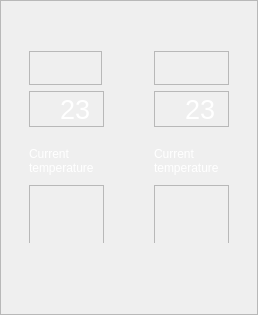
          <widget class="QFrame" name="map_center">
           <property name="sizePolicy">
            <sizepolicy hsizetype="Expanding" vsizetype="Expanding">
             <horstretch>9</horstretch>
             <verstretch>9</verstretch>
            </sizepolicy>
           </property>
           <property name="minimumSize">
            <size>
             <width>0</width>
             <height>247</height>
            </size>
           </property>
           <property name="frameShape">
            <enum>QFrame::StyledPanel</enum>
           </property>
           <property name="frameShadow">
            <enum>QFrame::Raised</enum>
           </property>
           <layout class="QHBoxLayout" name="horizontalLayout_2">
            <property name="leftMargin">
             <number>2</number>
            </property>
            <property name="topMargin">
             <number>2</number>
            </property>
            <property name="rightMargin">
             <number>2</number>
            </property>
            <property name="bottomMargin">
             <number>2</number>
            </property>
            <item>
             <widget class="QFrame" name="frame">
              <property name="sizePolicy">
               <sizepolicy hsizetype="Expanding" vsizetype="Expanding">
                <horstretch>7</horstretch>
                <verstretch>7</verstretch>
               </sizepolicy>
              </property>
              <property name="frameShape">
               <enum>QFrame::StyledPanel</enum>
              </property>
              <property name="frameShadow">
               <enum>QFrame::Raised</enum>
              </property>
             </widget>
            </item>
            <item>
             <widget class="QFrame" name="map_center_1">
              <property name="sizePolicy">
               <sizepolicy hsizetype="Expanding" vsizetype="Expanding">
                <horstretch>11</horstretch>
                <verstretch>9</verstretch>
               </sizepolicy>
              </property>
              <property name="minimumSize">
               <size>
                <width>0</width>
                <height>0</height>
               </size>
              </property>
              <property name="styleSheet">
               <string notr="true">#map_center_1{
	background-color: transparent;
	
	
	
	
	
	image: url(:/images/rak-01.svg);
	
	
	background-repeat: none;
}</string>
              </property>
              <property name="frameShape">
               <enum>QFrame::StyledPanel</enum>
              </property>
              <property name="frameShadow">
               <enum>QFrame::Raised</enum>
              </property>
             </widget>
            </item>
            <item>
             <widget class="QFrame" name="map_center_2">
              <property name="sizePolicy">
               <sizepolicy hsizetype="Expanding" vsizetype="Expanding">
                <horstretch>11</horstretch>
                <verstretch>9</verstretch>
               </sizepolicy>
              </property>
              <property name="minimumSize">
               <size>
                <width>99</width>
                <height>222</height>
               </size>
              </property>
              <property name="styleSheet">
               <string notr="true">#map_center_2{
	background-color: transparent;
	
	
	
	
	
	image: url(:/images/rak-01.svg);
	
	
	background-repeat: none;
}</string>
              </property>
              <property name="frameShape">
               <enum>QFrame::StyledPanel</enum>
              </property>
              <property name="frameShadow">
               <enum>QFrame::Raised</enum>
              </property>
              <layout class="QVBoxLayout" name="verticalLayout_5">
               <property name="leftMargin">
                <number>0</number>
               </property>
               <property name="topMargin">
                <number>0</number>
               </property>
               <property name="rightMargin">
                <number>0</number>
               </property>
               <property name="bottomMargin">
                <number>0</number>
               </property>
               <item>
                <widget class="QFrame" name="frame_2">
                 <property name="sizePolicy">
                  <sizepolicy hsizetype="Expanding" vsizetype="Expanding">
                   <horstretch>11</horstretch>
                   <verstretch>9</verstretch>
                  </sizepolicy>
                 </property>
                 <property name="styleSheet">
                  <string notr="true">#frame_2{
	background-color: transparent;
	border:none;
}</string>
                 </property>
                 <property name="frameShape">
                  <enum>QFrame::StyledPanel</enum>
                 </property>
                 <property name="frameShadow">
                  <enum>QFrame::Raised</enum>
                 </property>
                 <layout class="QVBoxLayout" name="verticalLayout_6">
                  <property name="leftMargin">
                   <number>12</number>
                  </property>
                  <property name="topMargin">
                   <number>47</number>
                  </property>
                  <property name="rightMargin">
                   <number>12</number>
                  </property>
                  <property name="bottomMargin">
                   <number>68</number>
                  </property>
                  <item>
                   <widget class="QFrame" name="frame_15">
                    <property name="sizePolicy">
                     <sizepolicy hsizetype="Expanding" vsizetype="Expanding">
                      <horstretch>11</horstretch>
                      <verstretch>2</verstretch>
                     </sizepolicy>
                    </property>
                    <property name="styleSheet">
                     <string notr="true">#frame_15{
	
	background-color: none;

}</string>
                    </property>
                    <property name="frameShape">
                     <enum>QFrame::StyledPanel</enum>
                    </property>
                    <property name="frameShadow">
                     <enum>QFrame::Raised</enum>
                    </property>
                   </widget>
                  </item>
                  <item alignment="Qt::AlignVCenter">
                   <widget class="QFrame" name="frame_3">
                    <property name="sizePolicy">
                     <sizepolicy hsizetype="Expanding" vsizetype="Expanding">
                      <horstretch>11</horstretch>
                      <verstretch>9</verstretch>
                     </sizepolicy>
                    </property>
                    <property name="minimumSize">
                     <size>
                      <width>75</width>
                      <height>117</height>
                     </size>
                    </property>
                    <property name="styleSheet">
                     <string notr="true">#frame_3{

	background-color: transparent;
	border:none;
}</string>
                    </property>
                    <property name="frameShape">
                     <enum>QFrame::StyledPanel</enum>
                    </property>
                    <property name="frameShadow">
                     <enum>QFrame::Raised</enum>
                    </property>
                    <layout class="QVBoxLayout" name="verticalLayout_9">
                     <property name="leftMargin">
                      <number>0</number>
                     </property>
                     <property name="topMargin">
                      <number>0</number>
                     </property>
                     <property name="rightMargin">
                      <number>0</number>
                     </property>
                     <property name="bottomMargin">
                      <number>0</number>
                     </property>
                     <item>
                      <widget class="QFrame" name="frame_11">
                       <property name="sizePolicy">
                        <sizepolicy hsizetype="Expanding" vsizetype="Expanding">
                         <horstretch>11</horstretch>
                         <verstretch>9</verstretch>
                        </sizepolicy>
                       </property>
                       <property name="styleSheet">
                        <string notr="true">#frame_11{
background-color: none;


}</string>
                       </property>
                       <property name="frameShape">
                        <enum>QFrame::StyledPanel</enum>
                       </property>
                       <property name="frameShadow">
                        <enum>QFrame::Raised</enum>
                       </property>
                       <layout class="QHBoxLayout" name="horizontalLayout_13">
                        <property name="leftMargin">
                         <number>0</number>
                        </property>
                        <property name="topMargin">
                         <number>0</number>
                        </property>
                        <property name="rightMargin">
                         <number>0</number>
                        </property>
                        <property name="bottomMargin">
                         <number>0</number>
                        </property>
                        <item>
                         <widget class="QLabel" name="temp_image_down_5">
                          <property name="sizePolicy">
                           <sizepolicy hsizetype="Expanding" vsizetype="Expanding">
                            <horstretch>9</horstretch>
                            <verstretch>9</verstretch>
                           </sizepolicy>
                          </property>
                          <property name="minimumSize">
                           <size>
                            <width>10</width>
                            <height>30</height>
                           </size>
                          </property>
                          <property name="styleSheet">
                           <string notr="true">#temp_image_down_5{
background-color: none;
	image: url(:/images/phptps/temp red-02-02.svg);
}</string>
                          </property>
                          <property name="text">
                           <string/>
                          </property>
                         </widget>
                        </item>
                        <item>
                         <widget class="QLabel" name="temp_down_5">
                          <property name="sizePolicy">
                           <sizepolicy hsizetype="Expanding" vsizetype="Expanding">
                            <horstretch>9</horstretch>
                            <verstretch>9</verstretch>
                           </sizepolicy>
                          </property>
                          <property name="minimumSize">
                           <size>
                            <width>43</width>
                            <height>34</height>
                           </size>
                          </property>
                          <property name="font">
                           <font>
                            <pointsize>20</pointsize>
                            <weight>50</weight>
                            <bold>false</bold>
                           </font>
                          </property>
                          <property name="styleSheet">
                           <string notr="true">#temp_down_5{
background-color: none;
	 color: white;
}</string>
                          </property>
                          <property name="text">
                           <string>23</string>
                          </property>
                          <property name="textFormat">
                           <enum>Qt::PlainText</enum>
                          </property>
                          <property name="wordWrap">
                           <bool>false</bool>
                          </property>
                          <property name="margin">
                           <number>0</number>
                          </property>
                          <property name="openExternalLinks">
                           <bool>false</bool>
                          </property>
                         </widget>
                        </item>
                       </layout>
                      </widget>
                     </item>
                     <item>
                      <widget class="QLabel" name="label_2">
                       <property name="sizePolicy">
                        <sizepolicy hsizetype="Expanding" vsizetype="Expanding">
                         <horstretch>11</horstretch>
                         <verstretch>11</verstretch>
                        </sizepolicy>
                       </property>
                       <property name="minimumSize">
                        <size>
                         <width>69</width>
                         <height>3</height>
                        </size>
                       </property>
                       <property name="styleSheet">
                        <string notr="true">#label_2{
	
	image: url(:/images/phptps/line kutah-02-02.svg);
	background-color: none;


}</string>
                       </property>
                       <property name="text">
                        <string/>
                       </property>
                      </widget>
                     </item>
                     <item alignment="Qt::AlignHCenter|Qt::AlignVCenter">
                      <widget class="QLabel" name="label_3">
                       <property name="sizePolicy">
                        <sizepolicy hsizetype="Expanding" vsizetype="Expanding">
                         <horstretch>11</horstretch>
                         <verstretch>9</verstretch>
                        </sizepolicy>
                       </property>
                       <property name="minimumSize">
                        <size>
                         <width>76</width>
                         <height>37</height>
                        </size>
                       </property>
                       <property name="font">
                        <font>
                         <pointsize>9</pointsize>
                        </font>
                       </property>
                       <property name="styleSheet">
                        <string notr="true">#label_3{
background-color:none;
	color: rgb(255, 255, 255);

}</string>
                       </property>
                       <property name="text">
                        <string>Current 
temperature</string>
                       </property>
                      </widget>
                     </item>
                     <item>
                      <widget class="QFrame" name="frame_18">
                       <property name="sizePolicy">
                        <sizepolicy hsizetype="Expanding" vsizetype="Expanding">
                         <horstretch>11</horstretch>
                         <verstretch>9</verstretch>
                        </sizepolicy>
                       </property>
                       <property name="minimumSize">
                        <size>
                         <width>0</width>
                         <height>81</height>
                        </size>
                       </property>
                       <property name="styleSheet">
                        <string notr="true">#frame_18{
	
	background-color: none;


}</string>
                       </property>
                       <property name="frameShape">
                        <enum>QFrame::StyledPanel</enum>
                       </property>
                       <property name="frameShadow">
                        <enum>QFrame::Raised</enum>
                       </property>
                      </widget>
                     </item>
                    </layout>
                   </widget>
                  </item>
                 </layout>
                </widget>
               </item>
              </layout>
             </widget>
            </item>
            <item>
             <widget class="QFrame" name="map_center_3">
              <property name="sizePolicy">
               <sizepolicy hsizetype="Expanding" vsizetype="Expanding">
                <horstretch>11</horstretch>
                <verstretch>9</verstretch>
               </sizepolicy>
              </property>
              <property name="minimumSize">
               <size>
                <width>0</width>
                <height>0</height>
               </size>
              </property>
              <property name="styleSheet">
               <string notr="true">#map_center_3{
	background-color: transparent;
	
	
	
	
	
	image: url(:/images/rak-01.svg);
	
	
	background-repeat: none;
}</string>
              </property>
              <property name="frameShape">
               <enum>QFrame::StyledPanel</enum>
              </property>
              <property name="frameShadow">
               <enum>QFrame::Raised</enum>
              </property>
             </widget>
            </item>
            <item>
             <widget class="QFrame" name="map_center_4">
              <property name="sizePolicy">
               <sizepolicy hsizetype="Expanding" vsizetype="Expanding">
                <horstretch>11</horstretch>
                <verstretch>9</verstretch>
               </sizepolicy>
              </property>
              <property name="styleSheet">
               <string notr="true">#map_center_4{
	background-color: transparent;
	
	
	
	
	
	image: url(:/images/rak-01.svg);
	
	
	background-repeat: none;
}</string>
              </property>
              <property name="frameShape">
               <enum>QFrame::StyledPanel</enum>
              </property>
              <property name="frameShadow">
               <enum>QFrame::Raised</enum>
              </property>
             </widget>
            </item>
            <item>
             <widget class="QFrame" name="map_center_5">
              <property name="sizePolicy">
               <sizepolicy hsizetype="Expanding" vsizetype="Expanding">
                <horstretch>11</horstretch>
                <verstretch>9</verstretch>
               </sizepolicy>
              </property>
              <property name="styleSheet">
               <string notr="true">#map_center_5{
	background-color: transparent;
	
	
	
	
	
	image: url(:/images/rak-01.svg);
	
	
	background-repeat: none;
}</string>
              </property>
              <property name="frameShape">
               <enum>QFrame::StyledPanel</enum>
              </property>
              <property name="frameShadow">
               <enum>QFrame::Raised</enum>
              </property>
             </widget>
            </item>
            <item>
             <widget class="QFrame" name="map_center_6">
              <property name="sizePolicy">
               <sizepolicy hsizetype="Expanding" vsizetype="Expanding">
                <horstretch>11</horstretch>
                <verstretch>9</verstretch>
               </sizepolicy>
              </property>
              <property name="minimumSize">
               <size>
                <width>0</width>
                <height>0</height>
               </size>
              </property>
              <property name="styleSheet">
               <string notr="true">#map_center_6{
	background-color: transparent;
	
	
	
	
	
	image: url(:/images/rak-01.svg);
	
	
	background-repeat: none;
}</string>
              </property>
              <property name="frameShape">
               <enum>QFrame::StyledPanel</enum>
              </property>
              <property name="frameShadow">
               <enum>QFrame::Raised</enum>
              </property>
              <layout class="QVBoxLayout" name="verticalLayout_12">
               <property name="leftMargin">
                <number>0</number>
               </property>
               <property name="topMargin">
                <number>0</number>
               </property>
               <property name="rightMargin">
                <number>0</number>
               </property>
               <property name="bottomMargin">
                <number>0</number>
               </property>
               <item>
                <widget class="QFrame" name="frame_17">
                 <property name="sizePolicy">
                  <sizepolicy hsizetype="Expanding" vsizetype="Expanding">
                   <horstretch>11</horstretch>
                   <verstretch>9</verstretch>
                  </sizepolicy>
                 </property>
                 <property name="styleSheet">
                  <string notr="true">#frame_17{
	background-color: transparent;
	border:none;
}</string>
                 </property>
                 <property name="frameShape">
                  <enum>QFrame::StyledPanel</enum>
                 </property>
                 <property name="frameShadow">
                  <enum>QFrame::Raised</enum>
                 </property>
                 <layout class="QVBoxLayout" name="verticalLayout_10">
                  <property name="leftMargin">
                   <number>12</number>
                  </property>
                  <property name="topMargin">
                   <number>47</number>
                  </property>
                  <property name="rightMargin">
                   <number>12</number>
                  </property>
                  <property name="bottomMargin">
                   <number>68</number>
                  </property>
                  <item>
                   <widget class="QFrame" name="frame_19">
                    <property name="sizePolicy">
                     <sizepolicy hsizetype="Expanding" vsizetype="Expanding">
                      <horstretch>11</horstretch>
                      <verstretch>2</verstretch>
                     </sizepolicy>
                    </property>
                    <property name="styleSheet">
                     <string notr="true">#frame_19{
	
	background-color: none;

}</string>
                    </property>
                    <property name="frameShape">
                     <enum>QFrame::StyledPanel</enum>
                    </property>
                    <property name="frameShadow">
                     <enum>QFrame::Raised</enum>
                    </property>
                   </widget>
                  </item>
                  <item alignment="Qt::AlignVCenter">
                   <widget class="QFrame" name="frame_20">
                    <property name="sizePolicy">
                     <sizepolicy hsizetype="Expanding" vsizetype="Expanding">
                      <horstretch>11</horstretch>
                      <verstretch>9</verstretch>
                     </sizepolicy>
                    </property>
                    <property name="minimumSize">
                     <size>
                      <width>75</width>
                      <height>117</height>
                     </size>
                    </property>
                    <property name="styleSheet">
                     <string notr="true">#frame_20{

	background-color: transparent;
	border:none;
}</string>
                    </property>
                    <property name="frameShape">
                     <enum>QFrame::StyledPanel</enum>
                    </property>
                    <property name="frameShadow">
                     <enum>QFrame::Raised</enum>
                    </property>
                    <layout class="QVBoxLayout" name="verticalLayout_11">
                     <property name="leftMargin">
                      <number>0</number>
                     </property>
                     <property name="topMargin">
                      <number>0</number>
                     </property>
                     <property name="rightMargin">
                      <number>0</number>
                     </property>
                     <property name="bottomMargin">
                      <number>0</number>
                     </property>
                     <item>
                      <widget class="QFrame" name="frame_21">
                       <property name="sizePolicy">
                        <sizepolicy hsizetype="Expanding" vsizetype="Expanding">
                         <horstretch>11</horstretch>
                         <verstretch>9</verstretch>
                        </sizepolicy>
                       </property>
                       <property name="styleSheet">
                        <string notr="true">#frame_21{
background-color: none;


}</string>
                       </property>
                       <property name="frameShape">
                        <enum>QFrame::StyledPanel</enum>
                       </property>
                       <property name="frameShadow">
                        <enum>QFrame::Raised</enum>
                       </property>
                       <layout class="QHBoxLayout" name="horizontalLayout_14">
                        <property name="leftMargin">
                         <number>0</number>
                        </property>
                        <property name="topMargin">
                         <number>0</number>
                        </property>
                        <property name="rightMargin">
                         <number>0</number>
                        </property>
                        <property name="bottomMargin">
                         <number>0</number>
                        </property>
                        <item>
                         <widget class="QLabel" name="temp_image_down_6">
                          <property name="sizePolicy">
                           <sizepolicy hsizetype="Expanding" vsizetype="Expanding">
                            <horstretch>9</horstretch>
                            <verstretch>9</verstretch>
                           </sizepolicy>
                          </property>
                          <property name="minimumSize">
                           <size>
                            <width>10</width>
                            <height>30</height>
                           </size>
                          </property>
                          <property name="styleSheet">
                           <string notr="true">#temp_image_down_6{
background-color: none;
	image: url(:/images/phptps/temp red-02-02.svg);
}</string>
                          </property>
                          <property name="text">
                           <string/>
                          </property>
                         </widget>
                        </item>
                        <item>
                         <widget class="QLabel" name="temp_down_6">
                          <property name="sizePolicy">
                           <sizepolicy hsizetype="Expanding" vsizetype="Expanding">
                            <horstretch>9</horstretch>
                            <verstretch>9</verstretch>
                           </sizepolicy>
                          </property>
                          <property name="minimumSize">
                           <size>
                            <width>43</width>
                            <height>34</height>
                           </size>
                          </property>
                          <property name="font">
                           <font>
                            <pointsize>20</pointsize>
                            <weight>50</weight>
                            <bold>false</bold>
                           </font>
                          </property>
                          <property name="styleSheet">
                           <string notr="true">#temp_down_6{
background-color: none;
	 color: white;
}</string>
                          </property>
                          <property name="text">
                           <string>23</string>
                          </property>
                          <property name="textFormat">
                           <enum>Qt::PlainText</enum>
                          </property>
                          <property name="wordWrap">
                           <bool>false</bool>
                          </property>
                          <property name="margin">
                           <number>0</number>
                          </property>
                          <property name="openExternalLinks">
                           <bool>false</bool>
                          </property>
                         </widget>
                        </item>
                       </layout>
                      </widget>
                     </item>
                     <item>
                      <widget class="QLabel" name="label_5">
                       <property name="sizePolicy">
                        <sizepolicy hsizetype="Expanding" vsizetype="Expanding">
                         <horstretch>10</horstretch>
                         <verstretch>9</verstretch>
                        </sizepolicy>
                       </property>
                       <property name="minimumSize">
                        <size>
                         <width>69</width>
                         <height>3</height>
                        </size>
                       </property>
                       <property name="styleSheet">
                        <string notr="true">#label_5{
	
	background-color: none;
	image: url(:/images/phptps/line kutah-02-02.svg);



}</string>
                       </property>
                       <property name="text">
                        <string/>
                       </property>
                      </widget>
                     </item>
                     <item alignment="Qt::AlignHCenter|Qt::AlignVCenter">
                      <widget class="QLabel" name="label_6">
                       <property name="sizePolicy">
                        <sizepolicy hsizetype="Expanding" vsizetype="Expanding">
                         <horstretch>11</horstretch>
                         <verstretch>9</verstretch>
                        </sizepolicy>
                       </property>
                       <property name="minimumSize">
                        <size>
                         <width>76</width>
                         <height>37</height>
                        </size>
                       </property>
                       <property name="font">
                        <font>
                         <pointsize>9</pointsize>
                        </font>
                       </property>
                       <property name="styleSheet">
                        <string notr="true">#label_6{
background-color:none;
	color: rgb(255, 255, 255);

}</string>
                       </property>
                       <property name="text">
                        <string>Current 
temperature</string>
                       </property>
                      </widget>
                     </item>
                     <item>
                      <widget class="QFrame" name="frame_22">
                       <property name="sizePolicy">
                        <sizepolicy hsizetype="Expanding" vsizetype="Expanding">
                         <horstretch>11</horstretch>
                         <verstretch>9</verstretch>
                        </sizepolicy>
                       </property>
                       <property name="minimumSize">
                        <size>
                         <width>0</width>
                         <height>81</height>
                        </size>
                       </property>
                       <property name="styleSheet">
                        <string notr="true">#frame_22{
	
	background-color: none;


}</string>
                       </property>
                       <property name="frameShape">
                        <enum>QFrame::StyledPanel</enum>
                       </property>
                       <property name="frameShadow">
                        <enum>QFrame::Raised</enum>
                       </property>
                      </widget>
                     </item>
                    </layout>
                   </widget>
                  </item>
                 </layout>
                </widget>
               </item>
              </layout>
             </widget>
            </item>
            <item>
             <widget class="QFrame" name="map_center_7">
              <property name="sizePolicy">
               <sizepolicy hsizetype="Expanding" vsizetype="Expanding">
                <horstretch>11</horstretch>
                <verstretch>9</verstretch>
               </sizepolicy>
              </property>
              <property name="styleSheet">
               <string notr="true">#map_center_7{
	background-color: transparent;
	
	
	
	
	
	image: url(:/images/rak-01.svg);
	
	
	background-repeat: none;
}</string>
              </property>
              <property name="frameShape">
               <enum>QFrame::StyledPanel</enum>
              </property>
              <property name="frameShadow">
               <enum>QFrame::Raised</enum>
              </property>
             </widget>
            </item>
            <item>
             <widget class="QFrame" name="frame_5">
              <property name="sizePolicy">
               <sizepolicy hsizetype="Expanding" vsizetype="Expanding">
                <horstretch>7</horstretch>
                <verstretch>7</verstretch>
               </sizepolicy>
              </property>
              <property name="frameShape">
               <enum>QFrame::StyledPanel</enum>
              </property>
              <property name="frameShadow">
               <enum>QFrame::Raised</enum>
              </property>
             </widget>
            </item>
           </layout>
          </widget>
